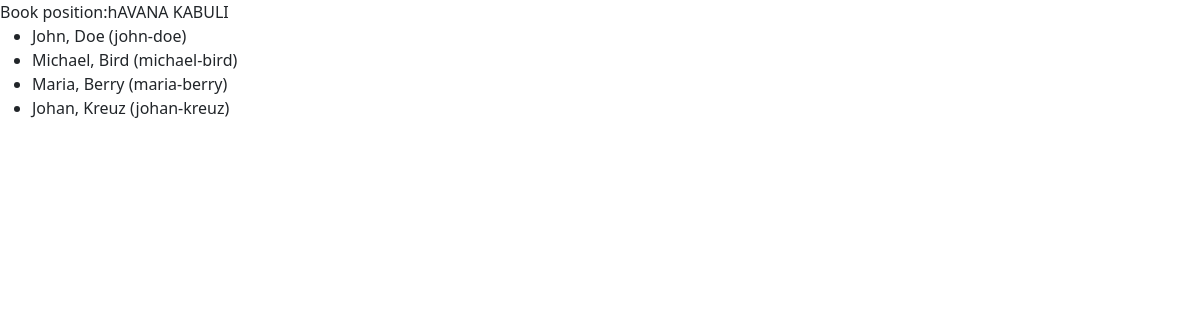
The page / on the database its author committed.
### books/models.py (models this page shows, shortened)
class Book(models.Model):
    title = models.ForeignKey(BookTitle,on_delete=models.CASCADE)
    ISBN=models.CharField(max_length=50,blank=True)
    qr_code=models.ImageField(upload_to='qr_codes',blank=True,null=True)
    created_at=models.DateTimeField(auto_now_add=True)
    updated_at=models.DateTimeField(auto_now=True)

class BookTitle(models.Model):
    publisher=models.ForeignKey(Publisher,on_delete=models.CASCADE)
    author = models.ForeignKey(Author,on_delete=models.CASCADE)
    title = models.CharField(max_length=300,unique=True)
    slug=models.SlugField(blank=True)                                                                                   #optional
    created_at=models.DateTimeField(auto_now_add=True)
    updated_at=models.DateTimeField(auto_now=True)
    def __str__(self):
        return f"Book position:{self.title}"

### customers/models.py (models this page shows, shortened)
class Customer(models.Model):
    books=models.ManyToManyField(Book,blank=True, help_text='books currently rented out')
    first_name=models.CharField(max_length=300)
    last_name=models.CharField(max_length=300)
    username=models.CharField(max_length=300, blank=True, unique=True)
    additional_info=models.TextField(blank=True)
    rating=models.PositiveSmallIntegerField(default=50)
    book_count=models.PositiveSmallIntegerField(default=0)

### django_rentalio/views.py (the view)
# urls.py: path('',home_view,name='home'),
def home_view(request):
    qs=Customer.objects.all()
    obj=Book.objects.get(id=1)
    context = {
        'qs':qs,
        'obj':obj,
    }
    return render(request, 'main.html', context)

### templates/main.html (shortened to what this page needs)
{% extends 'base.html' %}
{% block content %}
{{obj.title}}
<br>
{% if qs %}
    <ul>
    {% for obj in qs %}
        <li>{{obj.first_name}}, {{obj.last_name}}  ({{obj.username}})</li>
    {% endfor %}
    </ul>
{% else %}
    no customers in the db
{% endif %}
{% endblock content %}

### rows shown on the page
Book: title "Book position:hAVANA KABULI"
Customer: first_name "John", last_name "Doe", username "john-doe"
Customer: first_name "Michael", last_name "Bird", username "michael-bird"
Customer: first_name "Maria", last_name "Berry", username "maria-berry"
Customer: first_name "Johan", last_name "Kreuz", username "johan-kreuz"
